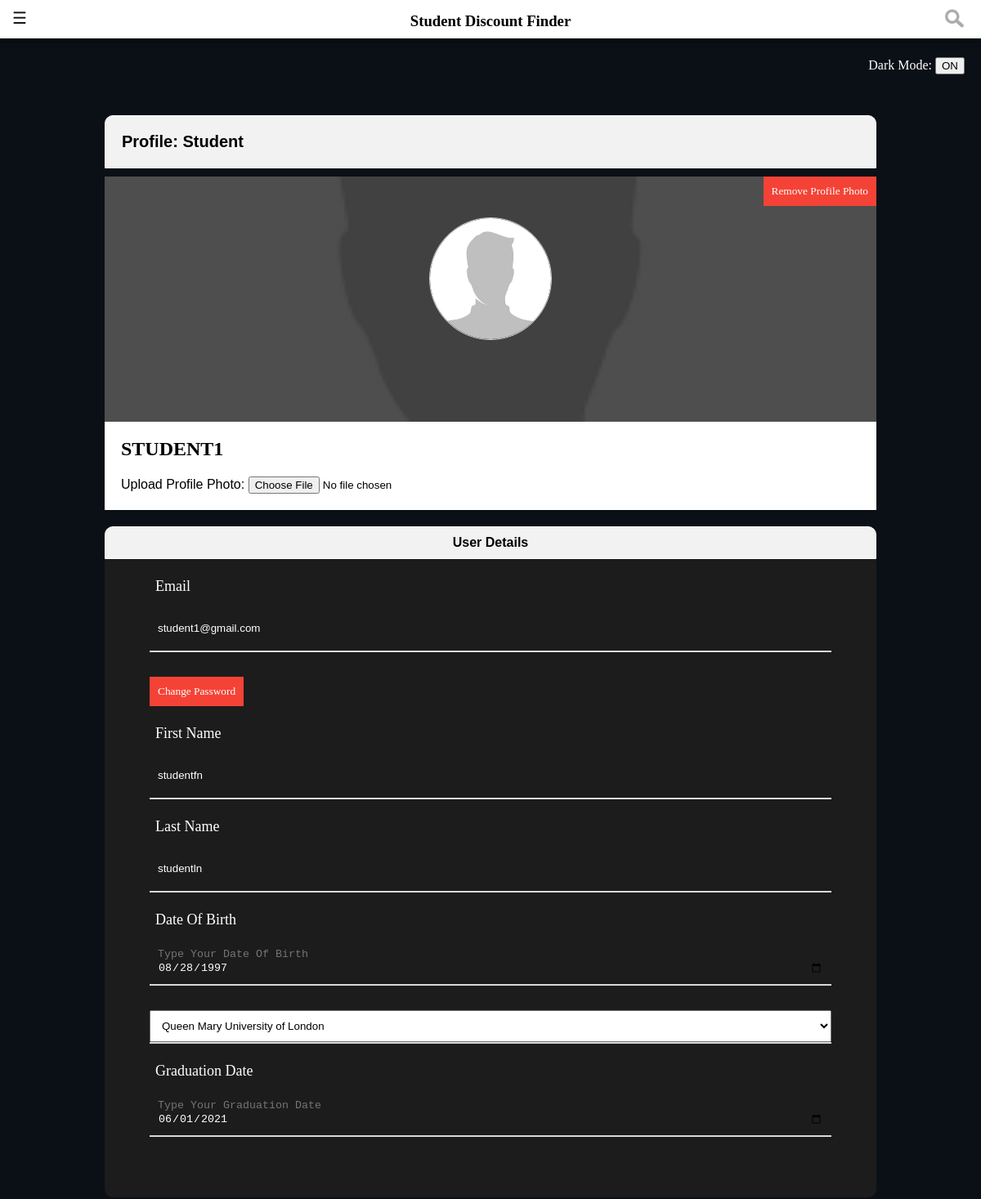
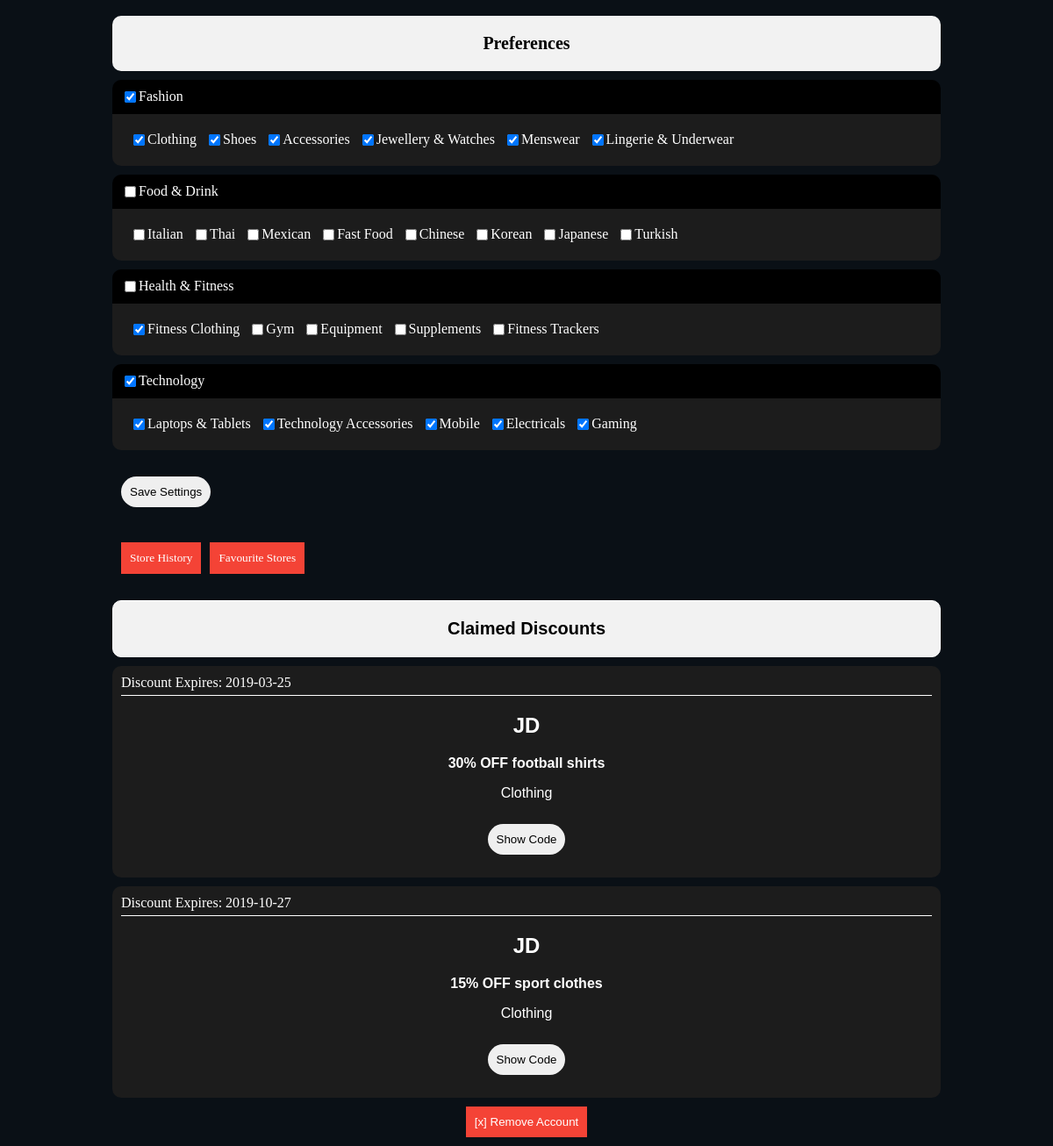
/sdf/account.php (signed in), run on the app's committed database (2 pictures, top to bottom).
### tables this page shows
CREATE TABLE `registereduser` (
  `userid` int(11) NOT NULL,
  `username` varchar(20) NOT NULL,
  `firstname` varchar(30) NOT NULL,
  `lastname` varchar(30) NOT NULL,
  `email` varchar(50) NOT NULL,
  `password` varchar(50) NOT NULL,
  `stylePref` int(1) NOT NULL DEFAULT '0'
);

CREATE TABLE `student` (
  `userid` int(11) NOT NULL,
  `dob` date NOT NULL,
  `graduation_date` date NOT NULL,
  `university` varchar(80) NOT NULL,
  `store_view_history` blob,
  `fav_stores` blob,
  `disliked_stores` blob,
  `claimedlist` blob,
  `prefCategories` blob,
  `prefSubCategories` blob
);

CREATE TABLE `category` (
  `category_name` varchar(30) NOT NULL
);

CREATE TABLE `subcategory` (
  `subcategory_name` varchar(30) NOT NULL,
  `category_name` varchar(30) DEFAULT NULL
);

CREATE TABLE `discount` (
  `discountid` int(11) NOT NULL,
  `percent` decimal(10,0) NOT NULL,
  `name` varchar(80) NOT NULL,
  `code` varchar(120) DEFAULT NULL,
  `expire_date` date NOT NULL,
  `start_date` date NOT NULL,
  `subcategory` varchar(80) NOT NULL,
  `storeid` int(11) NOT NULL
);

CREATE TABLE `store` (
  `storeid` int(11) NOT NULL,
  `name` varchar(20) NOT NULL,
  `description` varchar(3000) DEFAULT NULL,
  `category` varchar(40) NOT NULL,
  `website` varchar(80) NOT NULL,
  `phone` varchar(16) NOT NULL,
  `likes` int(11) NOT NULL DEFAULT '0',
  `dislikes` int(11) NOT NULL DEFAULT '0',
  `location` blob,
  `photos` blob,
  `storememberID` int(11) NOT NULL
);

### sdf/account.php (the view, shortened to what the rows shown need)
<!DOCTYPE html>
<html lang="en">
  <head>
    <?php
      include '_importPhp.php';
      include '_importStyle.php';
    ?>
  </head>
  <body>
    <div id="container">
      <?php
      include '_fixedHeaderAndSideBar.php'
       ?>
      <div id="contentContainer">
        <div id="content">
          <?php
          function getAccountType() {
            if (isset($_SESSION['student'])) {
              return '<div>'.strtoupper(unserialize($_SESSION['student'])->getUsername()).'</div>';
            }elseif (isset($_SESSION['storemember'])) {
              return '<div>'.strtoupper(unserialize($_SESSION['storemember'])->getUsername()).'</div>';
            }
          }
           ?>
          <?php
            $user = null;
            if(isset($_SESSION['student']) || isset($_SESSION['storemember']))
            {
          ?>
          <div class="accountPrefTitle" style="padding:20px; margin-top: 20px;font-size: 15pt;text-align:left; border-style:solid; border-width:thin;border-bottom-left-radius: 0px;border-bottom-right-radius: 0px;">
            <h4 style="margin:0; font-family:arial;">Profile: <?php echo isset($_SESSION['student'])?'Student':'Store Member'?></h4>
          </div>
          <form style="margin-top: 10px;" onsubmit="return profileForm()" id="profileForm" enctype="multipart/form-data">
            <div id="profilePicContainer">
              <a class="linkBtn" id="removeProfilePhotoBtn" style="padding:5;float:right;margin:0" href="javascript:ToggleRemoveProfilePhoto()">Remove Profile Photo</a>
              <div id="coverProfilePhoto">
                <div id="profilephotoContainer">
                  <div id="profilePhoto"></div>
                </div>
              </div>
              <div style="background-color:white; padding:20px; color:black; padding-bottom:0px;">
                <h2 style="margin:0;"><?php echo getAccountType()?></h2>
              </div>
              <div style="font-family:arial;color:black;background-color:white;padding:20px;">
                Upload Profile Photo:
                <input type="file" name="profile_image" onchange="previewPhoto()" id="profile_image">
              </div>
            </div>
            <div class="accountPrefTitle" style="padding:10px; margin-top: 20px;font-size: 12pt;text-align:center; border-style:solid; border-width:thin;border-bottom-left-radius: 0px;border-bottom-right-radius: 0px;">
              <h4 style="margin:0; font-family:arial;">User Details</h4>
            </div>
            <?php
                if(isset($_SESSION['student']))
                {
                  $user = unserialize($_SESSION['student']);
                }else {
                  $user = unserialize($_SESSION['storemember']);
                }
            ?>
            <div id="formContentContainerAccount" style="padding:0px;">
              <div id="formContentAccount" style="margin-top:0px; padding-top: 20px;border-top-left-radius:0px; border-top-right-radius:0px;">
                <div class="inputWrap">
                  <span class="inputLabel">Email</span>
                  <input class="formInput" type="text" name="input_email" placeholder="Type Your E-Mail" value="<?php echo $user->getEmail() ?>" oninput="handleMsgChange()">
                </div>
                <div id="ChangePass">
                  <div>
                    <a href="javascript:void(0)" onclick="changePassword()" class="linkBtn">Change Password</a>
                  </div>
                </div>
                <div class="inputWrap" style="margin-top: 20px;">
                  <span class="inputLabel">First Name</span>
                  <input class="formInput" type="text" name="input_fname" placeholder="Type Your First Name"value="<?php echo $user->getFirstName()?>" oninput="handleMsgChange()">
                </div>
                <div class="inputWrap">
                  <span class="inputLabel">Last Name</span>
                  <input class="formInput" type="text" name="input_lname" placeholder="Type Your Last Name" value="<?php echo $user->getLastName()?>" oninput="handleMsgChange()">
                </div>
                <?php
                    if(isset($_SESSION['student']))
                    {
                ?>
                <div class="inputWrap">
                  <span class="inputLabel">Date Of Birth</span>
                  <input class="formInput" type="date" name="input_dob" placeholder="Type Your Date Of Birth" value="<?php echo $user->getDob() ?>" max="<?php echo getTodayDate(); ?>" oninput="handleMsgChange()">
                </div>
                <div class="inputWrap">
                  <select name="input_university" onchange="handleMsgChange()">
                  <?php
                    $conn = createSqlConn();
                    $university = SqlResultToArray("select * from university",$conn);
                    foreach ($university as $key => $value) {
                      if($value['university_name'] == $user->getUniversity())
                      {
                        echo '<option value="'.$value['university_name'].'" selected>'.$value['university_name'].'</option>';
                      }else {
                        echo '<option value="'.$value['university_name'].'">'.$value['university_name'].'</option>';
                      }
                    }
                  ?>
                </select>
              </div>
                <div class="inputWrap">
                  <span class="inputLabel">Graduation Date</span>
                  <input class="formInput" type="date" name="input_graduation" placeholder="Type Your Graduation Date" value="<?php echo $user->getGradDate() ?>" min="<?php echo getTodayDate(); ?>" oninput="handleMsgChange()">
                </div>
            </div>
          </div>
            <?php
              }
            ?>
            <?php
              if(isset($_SESSION['student']))
              {
            ?>
              <div class="accountPrefTitle" style="">
                <h4>Preferences</h4>
              </div>
            <?php
                $conn = createSqlConn();
                $categ = SqlResultToArray("select * from category",$conn);
                $subcateg = SqlResultToArray("select * from subcategory",$conn);
                $categIndx = 1;
                $db_prefCategs = unserialize($user->getPrefCategories());
                $db_prefSubCategs = unserialize($user->getPrefSubCategories());
                foreach ($subcateg as $key1 => $value1) {
                  foreach ($db_prefCategs as $key2 => $value2) {
                    if($value1['category_name'] == $value2)
                    {
                      array_push($db_prefSubCategs,$value1['subcategory_name']);
                      break;
                    }
                  }
                }
                foreach ($categ as $key1 => $value1) {
                  $category = $value1['category_name'];
                  $c = replaceSpacesAndchars($category);
                  echo '<div class="accountPref" style="">';
                  echo '<input type="checkbox" '.setCategSubCategChecked($db_prefCategs,$category).' onchange="ToggleCategory(this)" id="'.$c.'" name="categ'.$categIndx.'" value="'.$category.'" style="float:left;">';
                  echo '<span style="float:left">'.$category.'</span>';
                  echo '</div>';
                  echo '<div class="accountSubPref" id="'.$c.'-subContainer" style="overflow:hidden;">';
                  $indx = 1;
                  foreach ($subcateg as $key2 => $value2) {
                    if($value2['category_name'] == $category)
                    {
                      $subcategory = $value2['subcategory_name'];
                      echo '<div id="'.$c.'-subCateg'.$indx.'" style="float:left; margin:5px;">';
                      echo '<input type="checkbox" '.setCategSubCategChecked($db_prefSubCategs,$subcategory).' style="float:left;" onchange="ToggleSubCategory(this)" id="'.$c.'_'.$indx.'" name="subCateg_'.$categIndx.'_'.$indx.'" value="'.$subcategory.'">';
                      echo '<span style="float:left;">'.$subcategory.'</span>';
                      echo '</div>';
                      $indx++;
                    }
                  }
                  echo '</div>';
                  $categIndx++;
                }
              }
              ?>
              <div <?php echo isset($_SESSION['student'])? 'class="accountPrefBtn"':''?>>
                <input type="button" name="saveProfile" value="Save Settings" onclick="updateProfileFrm()">
              </div>
              </form>
              <?php
              if(isset($_SESSION['student']))
              {
                echo '<div class="accountPrefBtn">';
                echo '<div style="margin-right:10px;display:inline-block;"><a href="history.php" class="linkBtn">Store History</a></div>';
                echo '<div style="display:inline-block;"><a href="favouritestores.php" class="linkBtn">Favourite Stores</a></div>';
                echo '</div>';
            ?>
            <div class="accountPrefTitle" style="padding:20px; margin-top: 20px;font-size: 15pt;text-align:center; border-style:solid; border-width:thin;">
              <h4 style="margin:0; font-family:arial;">Claimed Discounts</h4>
            </div>
            <div>
              <?php
                $claimedL = $user->getStudentClaims();
                $claimedL = array_reverse($claimedL);
                if(sizeof($claimedL) == 0)
                {
                  echo '<div class="accountPref" style="padding:20px; border-top:0;text-align:left; border-style:solid; border-width:thin;">';
                  echo 'No discounts claimed';
                  echo '</div>';
                }else {
                  $studentclaimidsToRemove = array();
                  foreach ($claimedL as $key => $value) {
                      $discount = $value->getDiscount();
                      $storeName = null;
                      if($value->isDiscountAvailable())
                      {
                        $storeName = (new store($discount->getStoreId()))->getName();
                      }else {
                        $storeName = $value->getStoreName();
                      }
                      $cond1 = $value->isDiscountAvailable() && !$value->isUsed();
                      $cond2 = !$value->isDiscountAvailable() && $value->isUsed();
                      $cond3 = $value->isDiscountAvailable() && $value->isUsed();
                      if(($cond1 && $value->isDiscountExpired()) || (!$value->isDiscountAvailable() && !$value->isUsed() && $value->isDiscountExpired()))
                      {
                        unset($updateclaimedL[$key]);
                        array_push($studentclaimidsToRemove, $value->getStudentClaimID());
                        continue;
                      }
                      if($cond1 || $cond2 || $cond3)
                      {
                        echo '<div class="claimedDiscount">';
                        if(!$value->isUsed())
                        {
                          echo '<p style="margin-bottom:20px;margin-top:0px;border-width:thin;border-top:0; border-left:0;border-right:0; border-style:solid; padding-bottom:5px;">Discount Expires: '.$discount->getExpireDate().'</p>';
                        }
                        echo '<h2 style="text-align:center; margin-bottom:20px;font-family:arial;">'.$storeName.'</h2>';
                        echo '<h4 style="text-align:center; margin:2px;font-family:arial;">'.$discount->getPercent().'% OFF '.$discount->getName().'</h4>';
                        echo '<p style="text-align:center;font-family:arial;">'.$discount->getSubCategory().'</p>';
                ?>
                <?php
                        if(!$value->isUsed())
                        {
                ?>
                          <form id="showDiscountForm<?php echo $value->getStudentClaimID() ?>">
                            <p style="text-align:center;"><input type="button" name="showcode" value="Show Code" onclick="showDiscountFrm('showDiscountForm<?php echo $value->getStudentClaimID() ?>')"></p>
                          </form>
              <?php
                        }
                        echo '</div>';
              ?>
                <?php
                      }
                  }
                  echo '</div>';
              }
              ?>
            </div>
            <?php
              }else {
                echo '<div style="margin-top:10px"><a href="managestores.php" class="linkBtn">Manage Stores</a></div>';
              }
            ?>
          <?php
            }else {
              echo 'No session set';
            }
            function replaceSpacesAndchars($val) {
              $val = str_replace(' ', '',$val);
              $val = str_replace('&', '_',$val);
              return $val;
            }
            function setCategSubCategChecked($arr, $checkVal)
            {
              $checked = false;
              foreach ($arr as $key => $value) {
                if($checkVal == $value)
                {
                  $checked = true;
                  break;
                }
              }
              if($checked)
              {
                $checked = 'checked';
              }else {
                $checked = '';
              }
              return $checked;
            }
          ?>
        </div>
      </div>
  </body>
</html>

### data on the page
registereduser: username "STUDENT1", input_email "student1@gmail.com", input_lname "studentln"
student: input_dob "08/28/1997", input_graduation "06/01/2021"
category: category_name "Fashion"
subcategory: subcategory_name "Clothing"
subcategory: subcategory_name "Shoes"
subcategory: subcategory_name "Accessories"
subcategory: subcategory_name "Jewellery & Watches"
subcategory: subcategory_name "Menswear"
subcategory: subcategory_name "Lingerie & Underwear"
category: category_name "Food & Drink"
subcategory: subcategory_name "Italian"
subcategory: subcategory_name "Thai"
subcategory: subcategory_name "Mexican"
subcategory: subcategory_name "Fast Food"
subcategory: subcategory_name "Chinese"
subcategory: subcategory_name "Korean"
subcategory: subcategory_name "Japanese"
subcategory: subcategory_name "Turkish"
category: category_name "Health & Fitness"
subcategory: subcategory_name "Fitness Clothing"
subcategory: subcategory_name "Gym"
subcategory: subcategory_name "Equipment"
subcategory: subcategory_name "Supplements"
subcategory: subcategory_name "Fitness Trackers"
category: category_name "Technology"
subcategory: subcategory_name "Laptops & Tablets"
subcategory: subcategory_name "Technology Accessories"
subcategory: subcategory_name "Mobile"
subcategory: subcategory_name "Electricals"
subcategory: subcategory_name "Gaming"
discount: expire_date "2019-03-25", storeid.name "JD", percent "30", name "football shirts", subcategory "Clothing"
discount: expire_date "2019-10-27", storeid.name "JD", percent "15", name "sport clothes", subcategory "Clothing"

### other printed values
form field input_university "Queen Mary University of London"
